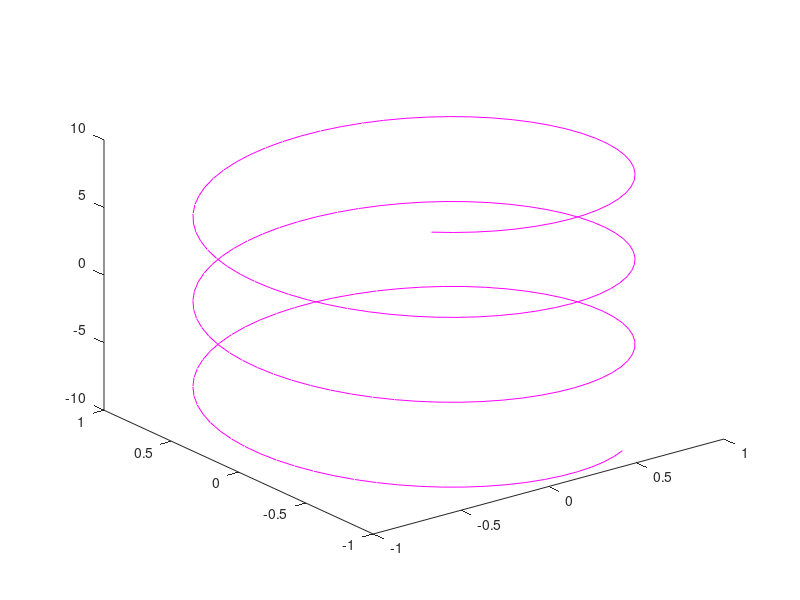

Here is the MATLAB script that generated this plot:
%{a = 0:pi/20:3*pi;
#b = sin(a);plot(a,b)%}

z = (-10:0.1:10);
x= sin(z);
y = cos(z);
plot(x,y)

title('Circunferência de XXXX');
grid "on"

xlabel('Aqui temos o eixo x')
ylabel('Aqui temos o eixo y')

title('Gráfico 3D');
plot3(x,y,z ,'m')



